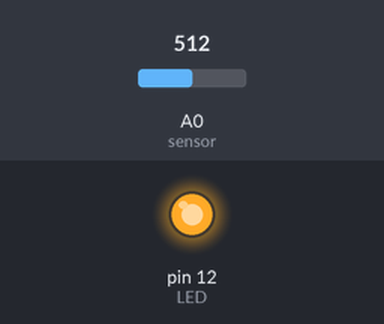
Simulated run of this sketch. Board: Arduino Uno, built with avr-gcc and run on an emulated ATmega328P. Parts: output pins drawn as LEDs (lit = HIGH). The inputs (shaded band) are chosen by the test bench; at power-on: A0 (sensor) = 512. What the sketch prints to the serial monitor is not drawn.

Above: at 1.2 s.
1.3 s: A0 (sensor) set to 498
At 2.0 s:
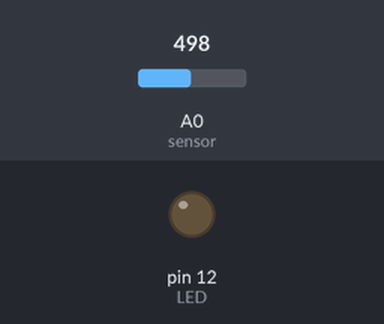
2.8 s: A0 (sensor) set to 511
Timing chart, 0 to 5.8 s (numbered marks = the images above; inputs shaded):
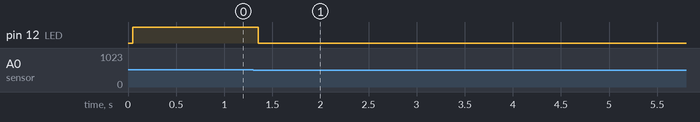

Measured:
- the behaviour switches between 512 and 511 on A0 (sensor) (found by bisection; images 0 and 1)
- after the input at 1.3 s, pin 12 (LED): HIGH → LOW after 0.05 s
- after the input at 2.8 s, every drawn part: stays the same

The sketch:

ss8_photocell.ino
```cpp
const int sensor = A0;
const int LED = 12;
int value =0;

void setup() {
pinMode(LED,OUTPUT);
Serial.begin(9600);//Serial.print() ascii charas
//Serial.write() bytes/ binary data
}

void loop() {
  value=analogRead(sensor);//0-1023

  delay(50);
  value = value/4;
  //Serial.println(value);
  Serial.write(value);
  analogWrite(LED,value);
}
```
